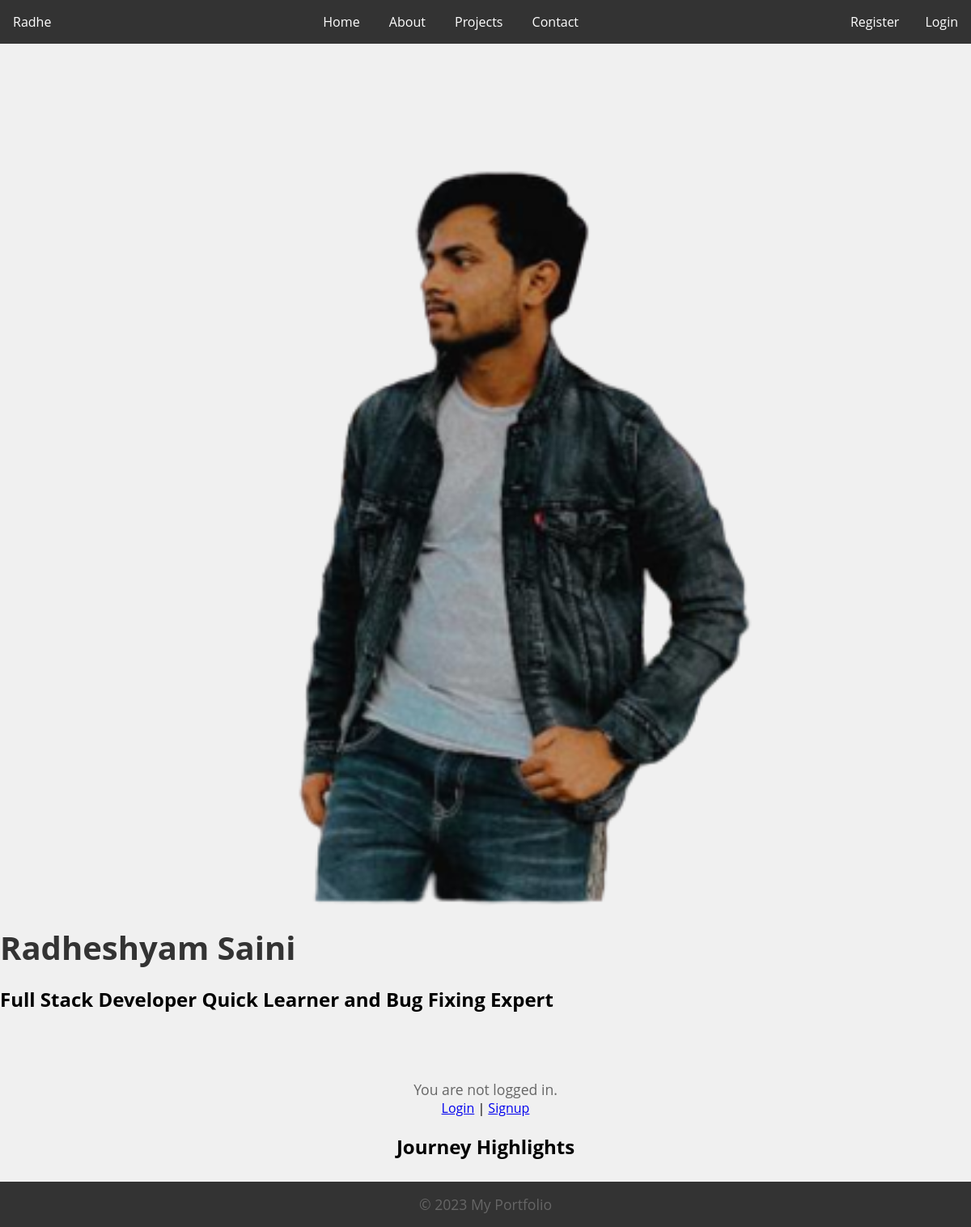
The page / on the database its author committed.
### registration/models.py (models this page shows)
class CarouselImage(models.Model):
    image = models.ImageField(upload_to='carousel/')

class HomePage(models.Model):
    heading = models.CharField(max_length=255)
    subheading = models.TextField(blank=True, null=True)
    carousel_images = models.ManyToManyField('CarouselImage', blank=True)

### registration/views.py (the view)
# urls.py: 2. Add a URL to urlpatterns:  path('', views.home, name='home')
def home(request):
    home_page = HomePage.objects.last()
    highlights = JourneyHighlight.objects.all()
    context = {
        'home_page': model_to_dict(home_page),
        'highlights': highlights,
        "carousel_images": CarouselImage.objects.all()
    }
    return render(request, 'registration/home.html', context)

### registration/templates/registration/home.html (shortened to what this page needs)
<!DOCTYPE html>
<html lang="en">
  <head>
    <link
      rel="stylesheet"
      href="https://cdnjs.cloudflare.com/ajax/libs/font-awesome/6.0.0-beta3/css/all.min.css"
    />
  </head>
  <body>
    {% include 'registration/navigation.html' %}
    <header>
      <div id="carousel">
        {% for image in carousel_images %}
        <img src="{{ image.image.url }}" alt="Carousel Image" />
        {% endfor %}
      </div>
      <h1>{{ home_page.heading }}</h1>
      <h2>{{ home_page.subheading }}</h2>
    </header>
    <section class="journey">
      {% block content %} {% if user.is_authenticated %}
      <p>You are logged in as: {{ user.username }}</p>
      {% else %}
      <p>You are not logged in.</p>
      <a href="{% url 'login' %}">Login</a> |
      <a href="{% url 'registration' %}">Signup</a>
      {% endif %} {% endblock %}
      <h2>Journey Highlights</h2>
    </section>
    {% include 'registration/footer.html' %}
  </body>
</html>

### registration/templates/registration/home.html (style rules this page uses)
body { font-family: "Open Sans", sans-serif; margin: 0; padding: 0; background-color: #f0f0f0; overflow-x: hidden; }
#carousel { position: relative; max-width: 800px; margin: 0 auto; overflow: hidden; }
#carousel img { width: 100%; height: auto; opacity: 0; transition: opacity 0.5s ease-in-out; }
#carousel img.active { opacity: 1; }
h1 { font-size: 2.5rem; margin: 1rem 0; color: #333; }
p { color: #666; font-size: 1.1rem; max-width: 600px; margin: 0 auto; }
.journey { text-align: center; padding: 4rem 0; }

### rows shown on the page
CarouselImage: image (picture)
HomePage: heading "Radheshyam Saini", subheading "Full Stack Developer Quick Learner and Bug Fixing Expert"
